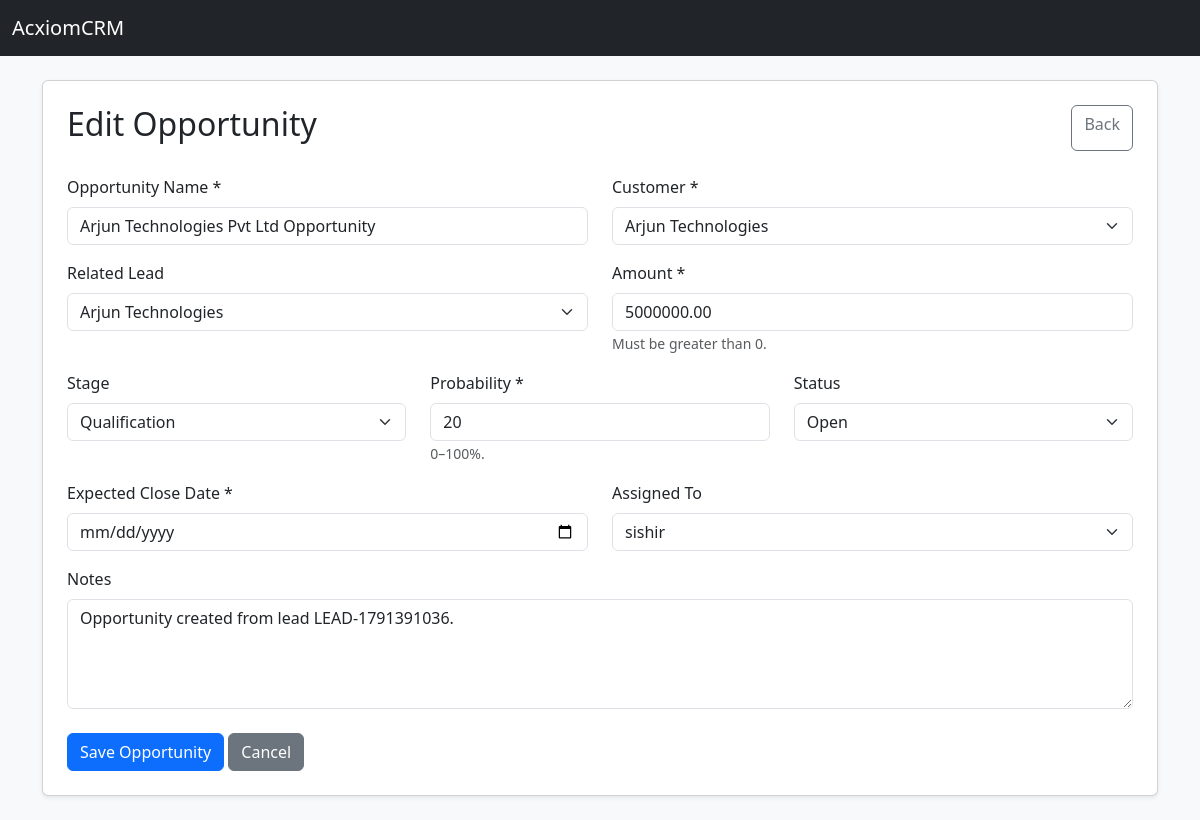
Screenshot of /opportunities/2/edit/ (signed in) with the database file from the repository.
### crm/models.py (models this page shows, shortened)
class Opportunity(models.Model):
    STAGE_CHOICES = [
        ('QUALIFICATION', 'Qualification'),
        ('PROPOSAL', 'Proposal'),
        ('NEGOTIATION', 'Negotiation'),
        ('WON', 'Won'),
        ('LOST', 'Lost'),
    ]
    STATUS_CHOICES = [
        ('OPEN', 'Open'),
        ('WON', 'Won'),
        ('LOST', 'Lost'),
    ]
    opportunity_name = models.CharField(
        max_length=150
    )
    customer = models.ForeignKey(
        Customer,
        on_delete=models.CASCADE,
        related_name='opportunities'
    )
    lead = models.ForeignKey(
        Lead,
        on_delete=models.SET_NULL,
        null=True,
        blank=True,
        related_name='opportunities'
    )
    amount = models.DecimalField(
        max_digits=12,
        decimal_places=2,
        validators=[MinValueValidator(0.01)]
    )
    stage = models.CharField(
        max_length=30,
        choices=STAGE_CHOICES,
        default='QUALIFICATION'
    )
    probability = models.IntegerField(
        validators=[
            MinValueValidator(0),
            MaxValueValidator(100)
        ]
    )
    expected_close_date = models.DateField()
    status = models.CharField(
        max_length=20,
        choices=STATUS_CHOICES,
        default='OPEN'
    )
    assigned_to = models.ForeignKey(
        User,
        on_delete=models.SET_NULL,
        null=True,
        blank=True,
        related_name='opportunities'
    )
    notes = models.TextField(
        blank=True
    )
    created_date = models.DateTimeField(
        auto_now_add=True
    )

class Customer(models.Model):
    STATUS_CHOICES = [
        ('LEAD', 'Lead'),
        ('ACTIVE', 'Active'),
        ('INACTIVE', 'Inactive'),
    ]
    customer_code = models.CharField(
        max_length=20,
        unique=True
    )
    customer_name = models.CharField(
        max_length=100
    )
    email = models.EmailField(
        unique=True
    )
    phone = models.CharField(
        max_length=15,
        unique=True
    )
    company_name = models.CharField(
        max_length=150,
        blank=True
    )
    address = models.TextField(
        blank=True
    )
    city = models.CharField(
        max_length=100,
        blank=True
    )
    state = models.CharField(
        max_length=100,
        blank=True
    )
    status = models.CharField(
        max_length=20,
        choices=STATUS_CHOICES,
        default='ACTIVE'
    )
    assigned_to = models.ForeignKey(
        User,
        on_delete=models.SET_NULL,
        null=True,
        blank=True,
        related_name='customers'
    )
    created_by = models.ForeignKey(
        User,
        on_delete=models.SET_NULL,
        null=True,
        related_name='created_customers'
    )
    created_date = models.DateTimeField(
        auto_now_add=True
    )
    modified_date = models.DateTimeField(
        auto_now=True
    )

class Lead(models.Model):
    STATUS_CHOICES = [
        ('NEW', 'New'),
        ('CONTACTED', 'Contacted'),
        ('QUALIFIED', 'Qualified'),
        ('UNQUALIFIED', 'Unqualified'),
        ('CONVERTED', 'Converted'),
        ('LOST', 'Lost'),
    ]
    PRIORITY_CHOICES = [
        ('LOW', 'Low'),
        ('MEDIUM', 'Medium'),
        ('HIGH', 'High'),
    ]
    lead_code = models.CharField(
        max_length=20,
        unique=True
    )
    lead_name = models.CharField(
        max_length=100
    )
    email = models.EmailField()
    phone = models.CharField(
        max_length=15
    )
    company_name = models.CharField(
        max_length=150,
        blank=True
    )
    source = models.CharField(
        max_length=100,
        blank=True
    )
    status = models.CharField(
        max_length=20,
        choices=STATUS_CHOICES,
        default='NEW'
    )
    priority = models.CharField(
        max_length=20,
        choices=PRIORITY_CHOICES,
        default='MEDIUM'
    )
    expected_value = models.DecimalField(
        max_digits=12,
        decimal_places=2,
        default=0,
        validators=[MinValueValidator(0)]
    )
    assigned_to = models.ForeignKey(
        User,
        on_delete=models.SET_NULL,
        null=True,
        blank=True,
        related_name='leads'
    )
    created_date = models.DateTimeField(
        auto_now_add=True
    )

### crm/views.py (the view, shortened to what this page needs)
@login_required
def opportunity_edit(request, opportunity_id):
    opportunity = get_object_or_404(
        Opportunity,
        id=opportunity_id
    )
    role = getattr(
        getattr(request.user, 'profile', None),
        'role',
        'SALES'
    )
    return render(
        request,
        'opportunities/form.html',
        {
            'opportunity': opportunity,
            'customers': Customer.objects.all(),
            'leads': Lead.objects.all(),
            'users': User.objects.filter(
                is_active=True
            ),
            'page_title': 'Edit Opportunity',
        }
    )

### templates/opportunities/form.html (shortened to what this page needs)
<!DOCTYPE html>
<html lang="en">
<head>
    <link
        href="https://cdn.jsdelivr.net/npm/bootstrap@5.3.3/dist/css/bootstrap.min.css"
        rel="stylesheet">
</head>
<body class="bg-light">
<nav class="navbar navbar-dark bg-dark">
    <div class="container-fluid">
        <a
            href="{% url 'dashboard' %}"
            class="navbar-brand">
            AcxiomCRM
        </a>
    </div>
</nav>
<div class="container py-4">
    <div class="card shadow-sm">
        <div class="card-body p-4">
            <div class="d-flex justify-content-between mb-4">
                <h2>{{ page_title }}</h2>
                <a
                    href="{% url 'opportunity_list' %}"
                    class="btn btn-outline-secondary">
                    Back
                </a>
            </div>
            <form method="POST">
                <div class="row">
                    <div class="col-md-6 mb-3">
                        <label class="form-label">
                            Opportunity Name *
                        </label>
                        <input
                            type="text"
                            name="opportunity_name"
                            class="form-control"
                            required
                            value="{{ opportunity.opportunity_name|default:'' }}">
                    </div>
                    <div class="col-md-6 mb-3">
                        <label class="form-label">
                            Customer *
                        </label>
                        <select
                            name="customer"
                            class="form-select"
                            required>
                            {% for customer in customers %}
                                <option
                                    value="{{ customer.id }}"
                                    {% if opportunity.customer_id == customer.id %}
                                    selected
                                    {% endif %}>
                                    {{ customer.customer_name }}
                                </option>
                            {% endfor %}
                        </select>
                    </div>
                    <div class="col-md-6 mb-3">
                        <label class="form-label">
                            Related Lead
                        </label>
                        <select
                            name="lead"
                            class="form-select">
                            {% for lead in leads %}
                                <option
                                    value="{{ lead.id }}"
                                    {% if opportunity.lead_id == lead.id %}
                                    selected
                                    {% endif %}>
                                    {{ lead.lead_name }}
                                </option>
                            {% endfor %}
                        </select>
                    </div>
                    <div class="col-md-6 mb-3">
                        <label class="form-label">
                            Amount *
                        </label>
                        <input
                            type="number"
                            name="amount"
                            class="form-control"
                            min="0.01"
                            step="0.01"
                            required
                            value="{{ opportunity.amount|default:'' }}">
                        <small class="text-muted">
                            Must be greater than 0.
                        </small>
                    </div>
                    <div class="col-md-4 mb-3">
                        <label class="form-label">
                            Stage
                        </label>
                        <select
                            name="stage"
                            class="form-select">
                            <option
                                value="QUALIFICATION"
                                {% if opportunity.stage == 'QUALIFICATION' %}
                                selected
                                {% endif %}>
                                Qualification
                            </option>
                        </select>
                    </div>
                    <div class="col-md-4 mb-3">
                        <label class="form-label">
                            Probability *
                        </label>
                        <input
                            type="number"
                            name="probability"
                            class="form-control"
                            min="0"
                            max="100"
                            required
                            value="{{ opportunity.probability|default:'50' }}">
                        <small class="text-muted">
                            0–100%.
                        </small>
                    </div>
                    <div class="col-md-4 mb-3">
                        <label class="form-label">
                            Status
                        </label>
                        <select
                            name="status"
                            class="form-select">
                            <option
                                value="OPEN"
                                {% if opportunity.status == 'OPEN' %}
                                selected
                                {% endif %}>
                                Open
                            </option>
                        </select>
                    </div>
                    <div class="col-md-6 mb-3">
                        <label class="form-label">
                            Expected Close Date *
                        </label>
                        <input
                            type="date"
                            name="expected_close_date"
                            class="form-control"
                            required
                            min="{{ today }}"
                            value="{{ opportunity.expected_close_date|default:'' }}">
                    </div>
                    <div class="col-md-6 mb-3">
                        <label class="form-label">
                            Assigned To
                        </label>
                        <select
                            name="assigned_to"
                            class="form-select">
                            {% for user in users %}
                                <option
                                    value="{{ user.id }}"
                                    {% if opportunity.assigned_to_id == user.id %}
                                    selected
                                    {% endif %}>
                                    {{ user.username }}
                                </option>
                            {% endfor %}
                        </select>
                    </div>
                    <div class="col-12 mb-4">
                        <label class="form-label">
                            Notes
                        </label>
                        <textarea
                            name="notes"
                            class="form-control"
                            rows="4">{{ opportunity.notes|default:'' }}</textarea>
                    </div>
                </div>
                <button
                    type="submit"
                    class="btn btn-primary">
                    Save Opportunity
                </button>
                <a
                    href="{% url 'opportunity_list' %}"
                    class="btn btn-secondary">
                    Cancel
                </a>
            </form>
        </div>
    </div>
</div>
</body>
</html>

### rows the page displays
Opportunity: opportunity_name "Arjun Technologies Pvt Ltd Opportunity", customer "Arjun Technologies", lead "Arjun Technologies", amount "5000000.00", stage "Qualification", probability "20", status "Open", assigned_to "sishir", notes "Opportunity created from lead LEAD-1791391036."

### other values shown
{{ page_title }} "Edit Opportunity"
